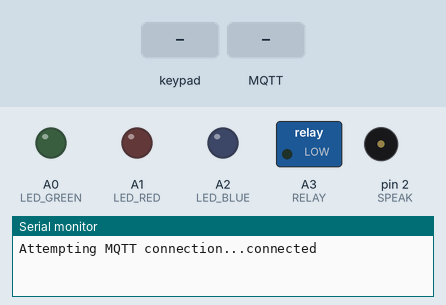
Bench run of a sketch on a simulated Arduino Uno, built with avr-gcc and run on an emulated ATmega328P. Parts: switched loads named in the sketch (green lamp = pin HIGH), output pins drawn as LEDs (lit = HIGH), buzzer (waves = sounding), the last lines printed to the serial monitor. Dashed ring = blinking. The test bench sets the inputs (shaded band). WiFi joins after 1.5 s; servers stay silent unless stated; no MQTT or app messages arrive unless stated.

Above: at 3.7 s.
3.8 s: key '#' pressed
At 4.0 s:
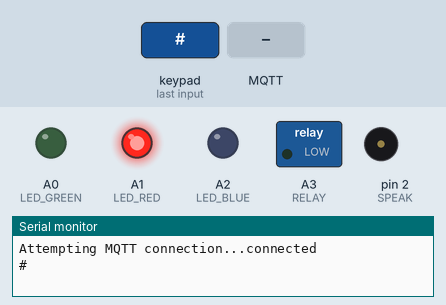
6.8 s: keypad keys 1 3 6 2 # pressed 0.4 s apart
At 10.0 s:
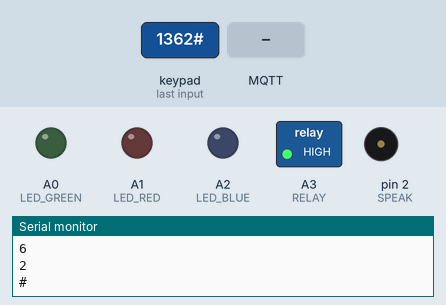
10.3 s: key '*' pressed
At 10.4 s:
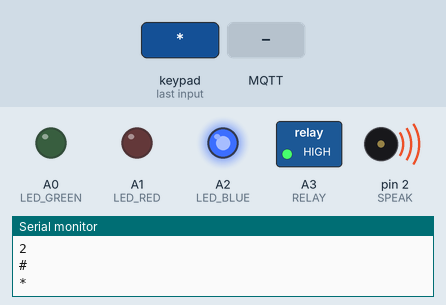
12.0 s: keypad keys 9 8 7 6 pressed 0.4 s apart
At 12.1 s:
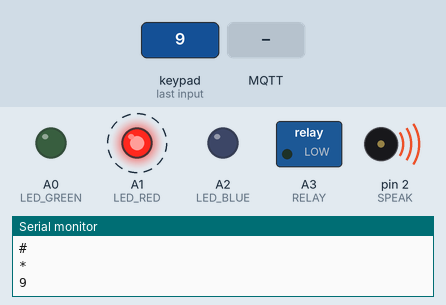
15.1 s: keypad keys 4 3 5 * pressed 0.4 s apart
At 16.4 s:
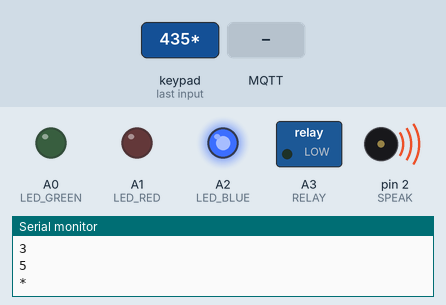
18.2 s: MQTT message "sala1/reset" arrives on the first subscribed topic
At 19.2 s:
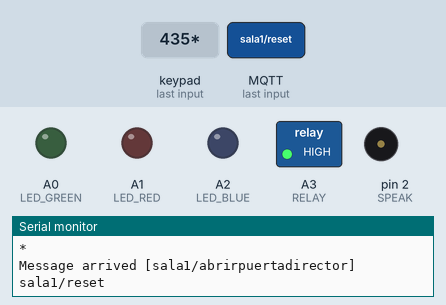
Timing chart, 0 to 20.7 s (numbered marks = the images above; inputs shaded):
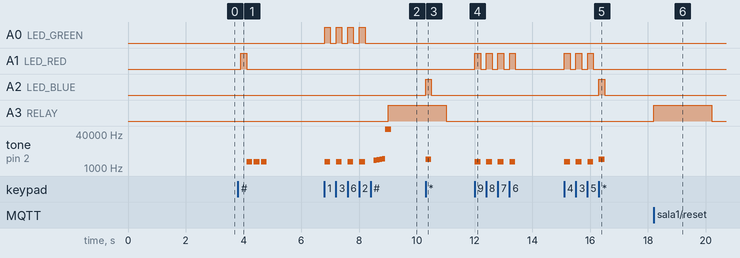

The sketch:

KeyPadEthernet.ino
```cpp
/*
  Actualitzat a dia 26/11/19
  Instalat 8/6/2020
  KeyPadEthernet with RELAY, BUZZER AND LED

  TARJETA W5100 Ethernet
  Utilitza PINS 13, 12, 11 i 10

  Comunicacion entre UNO y MQTT
    client.subscribe("sala1/apdirector", "ON");
    client.subscribe("sala1/cpdirector", "ON");
    client.publish("sala1/tpdirector", "123456"); //numero marcado
    client.publsih("sala1/padirector","ON");  //apertura puerta

  KEYPAD 4x4 ---> 9-8-7-6-5-4-3
  BUZZER o SPEAK ---> 2 (soltar quan conectem USB per SERIAL TX-RX)
  LED GREEN ---> A0  RED ---> A1
  RELAY ---> A2

  PENDENT de programar: MODIFICAR ELS DELAYs PER millis()  --- FET

*/
#include <SPI.h>
#include <Ethernet.h> //Conexion Ethernet con carcasa W5100
#include <PubSubClient.h> //Conexion MQTT
#include <avr/wdt.h> // Incluir la librería de ATmel
#include <Keypad.h>

#define NOTE_D7  2349
#define NOTE_DS7 2489
#define NOTE_E7  2637
#define NOTE_F7  2794
#define NOTE_FS7 2960
#define NOTE_G7  3136
#define NOTE_GS7 3322
#define NOTE_A7  3520
#define NOTE_AS 7 3729
#define NOTE_B7  3951

#define NOTE_A4 2000
#define NOTE_B4 2200
#define NOTE_C3 2000

int melody[] = {
  NOTE_D7, NOTE_DS7, NOTE_E7, NOTE_F7
};

const byte ROWS = 4; //four rows
const byte COLS = 3; //three columns
//define the cymbols on the buttons of the keypads
char hexaKeys[ROWS][COLS] = {
  {'1', '2', '3'},
  {'4', '5', '6'},
  {'7', '8', '9'},
  {'*', '0', '#'}
};
byte rowPins[ROWS] = {9, 8, 7, 6};
byte colPins[COLS] = {4, 3, 5};
char keycount=0;
char code[5]; //Hold pressed keys
int LED_GREEN = A0;
int LED_RED = A1;
int LED_BLUE= A2;

int RELAY = A3;
int SPEAK = 2;
int notes[] = {
  NOTE_A4, NOTE_B4, NOTE_C3, NOTE_E7
};

//initialize an instance of class NewKeypad
Keypad keypad = Keypad( makeKeymap(hexaKeys), rowPins, colPins, ROWS, COLS);

byte mac[] = {0xDE, 0xED, 0xBA, 0xFE, 0xFE, 0x66};//mac del arduino
//IPAddress ip(192, 168, 68, 15); //Ip fija del arduino
IPAddress server(192, 168, 68, 1); //Ip del server de mosquitto
//byte DNS[] = {8, 8, 8, 8};
//byte gateway[] = {192, 168, 1, 1};
//byte subnet[] = {255, 255, 255, 0};

EthernetClient ethClient; //Interfaz de red ethernet
PubSubClient client(ethClient); //cliente MQTT


char KEY[40] = {'1','3','6','2'}; // default secret key
char attempt[40] = {0,0,0,0};
int z=0;
const int tempsRelay = 2000; //temps en el que el relay està en funcionament (2 segs)
unsigned long marcaTemps = 0;
bool entra = false;
void setup(){
  pinMode(LED_GREEN, OUTPUT);
  pinMode(LED_RED, OUTPUT);
  pinMode(LED_BLUE, OUTPUT);
  pinMode(RELAY, OUTPUT);
  digitalWrite(RELAY,LOW);
  Serial.begin(9600);
  //Serial.println("inicia");

  //MQTT
  client.setServer(server, 1883);
  client.setCallback(callback);

   Ethernet.begin(mac);
   //Ethernet.begin(mac,ip);
   //Ethernet.begin(mac, ip, DNS, gateway, subnet);
   delay(1000);
   //Serial.println(F("connecting..."));
   //Serial.println(Ethernet.localIP());

}

void loop(){
   readKeypad();

  //Condició per a cambiar l'estat del relé, és a dir, tallar la corrent de l'apertura de porta
   if ( entra && (millis() - marcaTemps > tempsRelay) ){
     entra=false;
     digitalWrite(RELAY,LOW);
   }

   /*
   //Comunicació en serial entre el UNO y Consola
   if (Serial.available()){
    //String c = BT.readString() ;
    String c = Serial.readString();
    //Serial.println("LLEGA ALGO POR SERIE");
    Serial.println(c);
    //Serial.println("YA ESTA");
    String abrir="A";
    String cerrar="C";
    if ( abrir.charAt(0) == c.charAt(0)){
      marcaTemps=millis();
      digitalWrite(RELAY,LOW);
      entra=true;
      //delay(tempsRelay); //temps en el que el relay està en funcionament
      //digitalWrite(RELAY,HIGH);
    }else if (cerrar.charAt(0) == c.charAt(0)){
      digitalWrite( RELAY, HIGH);
    }
   }
   */

   if (!entra && !client.connected()) {
      reconnect();
   }
   client.loop();
}

void Apaga()
{
  delay(200);
  digitalWrite(LED_GREEN,LOW);
  digitalWrite(LED_RED,LOW);
  digitalWrite(LED_BLUE,LOW);
}

void Roig()
{
  digitalWrite(LED_GREEN,LOW);
  digitalWrite(LED_BLUE,LOW);
  digitalWrite(LED_RED,HIGH);
  Apaga();
}

void Blau()
{
  digitalWrite(LED_GREEN,LOW);
  digitalWrite(LED_RED,LOW);
  digitalWrite(LED_BLUE,HIGH);
  Apaga();
}

void Verd()
{
  digitalWrite(LED_GREEN,HIGH);
  digitalWrite(LED_BLUE,LOW);
  digitalWrite(LED_RED,LOW);
  Apaga();
}
void correctKEY() // do this if the correct KEY is entered
{

  //Serial.println(" KEY ACCEPTED...");

  //Verd();
  // iterate over the notes of the melody:
  for (int thisNote = 0; thisNote < 5; thisNote++) {
    int noteDuration = 200;
    tone(SPEAK, melody[thisNote], noteDuration);
    int pauseBetweenNotes = 100;
    delay(pauseBetweenNotes);
  }
  //Verd();
  marcaTemps=millis();
  digitalWrite(RELAY,HIGH);

  entra=true;
  z=0;

  client.publish("sala1/padirector","ON");
}
void incorrectKEY() // do this if an incorrect KEY is entered
{
   //Serial.println("KEY REJECTED!");
   Roig();
   tone(SPEAK, notes[2], 200);
   delay(250);
   tone(SPEAK, notes[2], 200);
   delay(250);
   tone(SPEAK, notes[2], 200);
   delay(250);

}

void clearAttempt(){
  for (int zz=0; zz<40; zz++) // clear previous key input
   {
      attempt[zz]=0;
   }
}

void checkKEY()
{
   int correct=0;
   int incorrecto=0;
   int i;
   for ( i = 0; i < z ; i++ )
   {
      if (attempt[i]==KEY[i]){
         correct++;
      }else{
        incorrecto++;
      }
   }
   String cod = String(attempt);
   //Serial.println(attempt);
   client.publish("sala1/tpdirector",(char *)cod.c_str());
   //Serial.print(cod);
   if (correct==4 && incorrecto==0){
      correctKEY();
   }else{
      incorrectKEY();
   }
}

void readKeypad()
{
   char key = keypad.getKey();

   if (key != NO_KEY)
   {

      Serial.println(key);
      switch(key)
      {
      case '*':
         tone(SPEAK, notes[3], 200);
         z=0;
         //Verd();
         //Roig();
         Blau();
         clearAttempt();
         break;
      case '#':
         delay(100); // added debounce
         checkKEY();
         z=0;
         clearAttempt();
         break;
      default:
         tone(SPEAK, notes[2], 200);
         attempt[z]=key;
         if (attempt[z]==KEY[z]){
          Verd();
         }else{
          Roig();
         }
         z++;
      }
   }
}


void callback(char* topic, byte* payload, unsigned int length) {
  Serial.print(F("Message arrived ["));
  Serial.print(topic);
  Serial.print(F("] "));
  for (int i=0;i<length;i++) {
    Serial.print((char)payload[i]);
  }

  int res=strcmp(topic,"sala1/abrirpuertadirector");
  if (res == 0) {
    marcaTemps=millis();
    digitalWrite(RELAY,HIGH);
    entra=true;
  }
  res=strcmp(topic,"sala1/cerrarpuertadirector");
  if (res == 0) {
    digitalWrite(RELAY,LOW);
  }
  res=strcmp(topic,"sala1/reset");
  int resu = strcmp(topic,"sala1/resetKeyPad");
  if (res == 0 || resu == 0) { //RESET PLACA
     wdt_enable(WDTO_15MS); // Configuramos el contador de tiempo para que se reinicie en 15ms
  }

}

void reconnect() {

  // Loop until we're reconnected
  while (!client.connected()) {
    Serial.print(F("Attempting MQTT connection..."));
    // Attempt to connect
    if (client.connect("KeyPad")) {
      Serial.println(F("connected"));
      client.subscribe("sala1/abrirpuertadirector");
      client.subscribe("sala1/cerrarpuertadirector");
      client.subscribe("sala1/reset");
      client.subscribe("sala1/resetKeyPad");
    } else {
      Serial.print(F("failed, rc="));
      Serial.print(client.state());
      //Serial.println(" try again in 5 seconds");
      // Wait 3 seconds before retrying
      delay(2000);
    }
  }
}
```

Measured:
- after the input at 3.8 s, A1 (LED_RED): LOW → HIGH after 0.11 s, → LOW 0.20 s later; tone on pin 2 (SPEAK): alternates 2000 Hz for 0.20 s and silent for 0.05 s, 6 changes in all, then stays silent, starting after 0.31 s
- after the input at 6.8 s, A0 (LED_GREEN): alternates HIGH for 0.20 s and LOW for 0.20 s, 8 changes in all, then stays LOW, starting at once; A3 (RELAY): LOW → HIGH after 2.2 s
- after the input at 10.3 s, A2 (LED_BLUE): LOW → HIGH at once, → LOW 0.20 s later; tone on pin 2 (SPEAK): silent → 2637 Hz at once, → silent 0.20 s later
- after the input at 12.0 s, A1 (LED_RED): alternates HIGH for 0.20 s and LOW for 0.20 s, 8 changes in all, then stays LOW, starting at once; tone on pin 2 (SPEAK): alternates 2000 Hz for 0.20 s and silent for 0.20 s, 8 changes in all, then stays silent, starting at once
- after the input at 15.1 s, A1 (LED_RED): alternates HIGH for 0.20 s and LOW for 0.20 s, 6 changes in all, then stays LOW, starting at once; A2 (LED_BLUE): LOW → HIGH after 1.2 s, → LOW 0.20 s later; tone on pin 2 (SPEAK): plays 2000 Hz for 0.20 s, 2000 Hz for 0.20 s, 2000 Hz for 0.20 s, 2637 Hz for 0.20 s, starting at once
- after the input at 18.2 s, A3 (RELAY): LOW → HIGH at once, → LOW 2.0 s later
